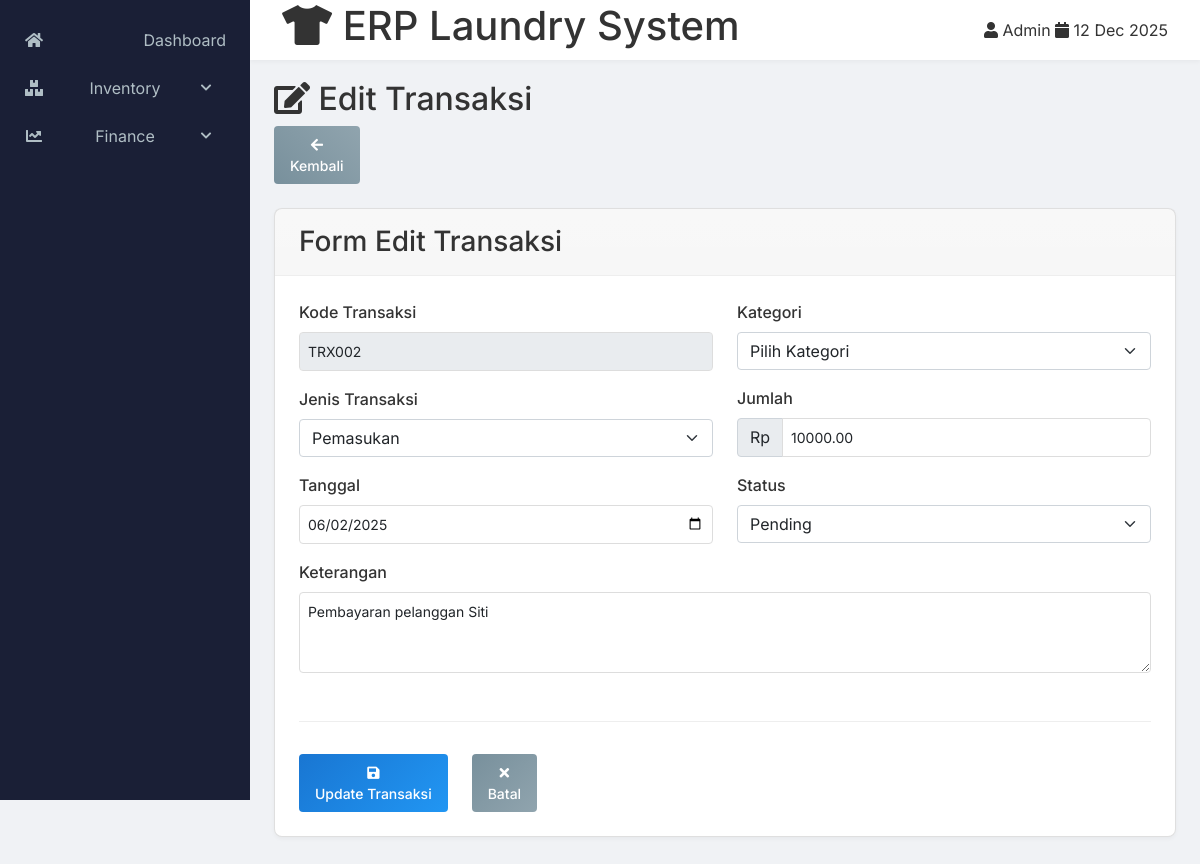
The app's page /view/Finance/detail_transaksi.php?id=2 with its own data.
### tables this page shows
CREATE TABLE keuangan (
    id INT PRIMARY KEY AUTO_INCREMENT,
    kode_transaksi VARCHAR(20),
    tanggal DATE,
    jenis ENUM('Pemasukan', 'Pengeluaran'),
    kategori VARCHAR(50),
    jumlah DECIMAL(10,2),
    metode_pembayaran ENUM('Cash', 'Transfer', 'Debit', 'Credit'),
    keterangan TEXT,
    STATUS ENUM('Pending', 'Selesai', 'Batal') DEFAULT 'Pending',
    created_at TIMESTAMP DEFAULT CURRENT_TIMESTAMP
);

### controller/FinanceController.php (called while the page is built, shortened)
<?php
require_once __DIR__ . '/../model/FinanceModel.php';
class FinanceController {
    private $model;
    public function __construct($conn) {
        $this->model = new FinanceModel($conn);
    }
    public function getTransactionById($id) {
        return $this->model->getTransactionById($id);
    }
}
?>

### model/financeModel.php (called while the page is built, shortened)
<?php
class FinanceModel {
    private $conn;
    public function __construct($conn) {
        $this->conn = $conn;
    }
    public function getTransactionById($id) {
        $sql = "SELECT * FROM keuangan WHERE id = ?";
        $stmt = mysqli_prepare($this->conn, $sql);
        mysqli_stmt_bind_param($stmt, "i", $id);
        mysqli_stmt_execute($stmt);
        $result = mysqli_stmt_get_result($stmt);
        return mysqli_fetch_assoc($result);
    }
}

### view/Finance/detail_transaksi.php (the view, shortened to what this page needs)
<?php
require_once '../../controller/FinanceController.php';
require_once '../../config/koneksi.php';
include '../layout/header.php';
include '../layout/sidebar.php';
$id = intval($_GET['id']);
$controller = new FinanceController($conn);
$transaksi = $controller->getTransactionById($id);
$status = isset($transaksi['status']) ? $transaksi['status'] : 'Pending';
?>
<div class="container">
    <div class="page-header mb-4">
        <h2><i class="fas fa-edit"></i> Edit Transaksi</h2>
        <div class="header-actions">
            <a href="list.php" class="btn btn-custom-back btn-with-icon">
                <div class="btn-icon">
                    <i class="fas fa-arrow-left"></i>
                </div>
                <span>Kembali</span>
            </a>
        </div>
    </div>
    <div class="card" data-aos="fade-up">
        <div class="card-header bg-gradient">
            <h3 class="card-title mb-0">Form Edit Transaksi</h3>
        </div>
        <div class="card-body">
            <form action="update_transaksi.php" method="POST" class="edit-form">
                <div class="row">
                    <div class="col-md-6">
                        <div class="form-group mb-3">
                            <label class="form-label">Kode Transaksi</label>
                            <input type="text" class="form-control" value="<?= $transaksi['kode_transaksi'] ?>" readonly>
                        </div>
                        <div class="form-group mb-3">
                            <label class="form-label">Jenis Transaksi</label>
                            <select name="jenis" class="form-select" required>
                                <option value="Pemasukan" <?= $transaksi['jenis'] == 'Pemasukan' ? 'selected' : '' ?>>Pemasukan</option>
                            </select>
                        </div>
                        <div class="form-group mb-3">
                            <label class="form-label">Tanggal</label>
                            <input type="date" name="tanggal" class="form-control"
                                   value="<?= date('Y-m-d', strtotime($transaksi['tanggal'])) ?>" required>
                        </div>
                    </div>
                    <div class="col-md-6">
                        <div class="form-group mb-3">
                            <label class="form-label">Kategori</label>
                            <select name="kategori" class="form-select" required>
                                <option value="">Pilih Kategori</option>
                            </select>
                        </div>
                        <div class="form-group mb-3">
                            <label class="form-label">Jumlah</label>
                            <div class="input-group">
                                <span class="input-group-text">Rp</span>
                                <input type="number" name="jumlah" class="form-control"
                                       value="<?= $transaksi['jumlah'] ?>" required>
                            </div>
                        </div>
                        <div class="form-group mb-3">
                            <label class="form-label">Status</label>
                            <select name="status" class="form-select" required>
                                <option value="Pending" <?= ($status == 'Pending') ? 'selected' : '' ?>>Pending</option>
                            </select>
                        </div>
                    </div>
                    <div class="col-12">
                        <div class="form-group mb-3">
                            <label class="form-label">Keterangan</label>
                            <textarea name="keterangan" class="form-control" rows="3"><?= $transaksi['keterangan'] ?></textarea>
                        </div>
                    </div>
                </div>
                <div class="form-actions">
                    <button type="submit" class="btn btn-custom-primary btn-with-icon">
                        <div class="btn-icon">
                            <i class="fas fa-save"></i>
                        </div>
                        <span>Update Transaksi</span>
                    </button>
                    <a href="list.php" class="btn btn-custom-secondary btn-with-icon ms-2">
                        <div class="btn-icon">
                            <i class="fas fa-times"></i>
                        </div>
                        <span>Batal</span>
                    </a>
                </div>
            </form>
        </div>
    </div>
</div>
<?php include '../layout/footer.php'; ?>

### assets/css/style.css (style rules this page uses)
* { margin: 0; padding: 0; box-sizing: border-box; }
body { font-family: 'Inter', sans-serif; background: #f0f2f5; color: #333; min-height: 100vh; margin: 0; display: flex; }
.container { padding: 80px 24px 24px; max-width: 1400px; margin: 0 auto; }
.card { background: white; border-radius: 8px; box-shadow: 0 2px 4px rgba(0,0,0,0.04); margin-bottom: 1.5rem; }
.card-header { padding: 1rem 1.5rem; border-bottom: 1px solid #eee; display: flex; align-items: center; justify-content: space-between; }
.card-body { padding: 1.5rem; }
.form-group { margin-bottom: 1rem; }
.form-group label { display: block; margin-bottom: 0.5rem; font-weight: 500; }
.form-control { width: 100%; padding: 0.5rem; border: 1px solid #ddd; border-radius: 4px; font-size: 0.875rem; }
.btn { padding: 0.5rem 1rem; border-radius: 4px; font-size: 0.875rem; font-weight: 500; cursor: pointer; border: none; transition: all 0.3s; }
.mb-4 { margin-bottom: 1.5rem; }

### view/Finance/detail_transaksi.php (style rules this page uses)
.btn-custom-back { background: linear-gradient(45deg, #78909c, #90a4ae); color: white; }
.form-actions { margin-top: 2rem; padding-top: 2rem; border-top: 1px solid #eee; display: flex; gap: 1rem; }
.btn-custom-primary { background: linear-gradient(135deg, #1976d2, #2196F3); color: white; }
.btn-custom-secondary { background: linear-gradient(135deg, #78909c, #90a4ae); color: white; }

### records on screen
keuangan: kode_transaksi "TRX002", jenis "Pemasukan", tanggal "06/02/2025", jumlah "10000.00", keterangan "Pembayaran pelanggan Siti"
